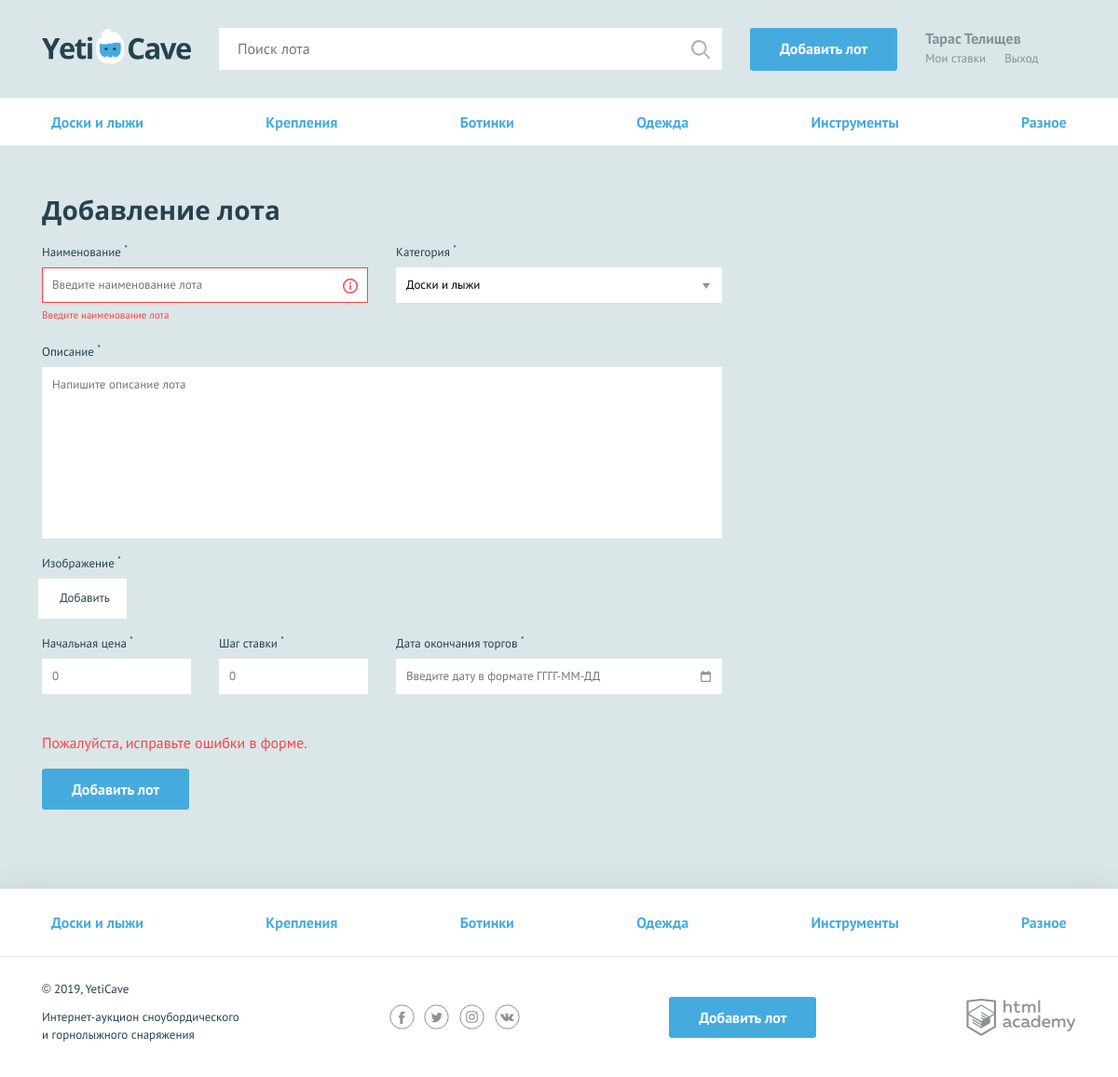
The page /add.php (signed in) on the database its author committed.
### tables this page shows
CREATE TABLE categories (
     id    INT AUTO_INCREMENT PRIMARY KEY,
     categor_name  VARCHAR(128) NOT NULL,
     categor_code  VARCHAR(128) NOT NULL
 );

### helpers.php (called while the page is built, shortened)
<?php
function include_template($name, array $data = []) {
    $name = 'templates/' . $name;
    extract($data);
    require $name;
    $result = ob_get_clean();
    return $result;
}

### dataBaseQueries.php (called while the page is built, shortened)
<?php
require_once('init.php');
$categorQuery = 'SELECT `id`, `categor_name`, `categor_code` FROM categories ';
$result = mysqli_query($connect, $categorQuery);
if ($result) {
    $categories = mysqli_fetch_all($result, MYSQLI_ASSOC);
} else {
    printf("Ошибка: %s\n", mysqli_error($connect));
}
?>

### init.php (called while the page is built, shortened)
<?php
$user_name = $_SESSION['user']['user_name'] ?? '';
?>

### templates/addLot.php (the view, shortened to what this page needs)
<main>
    <?= $nav_menu; ?>
    <form class="form form--add-lot container <?=isset($errors) ? "form--invalid" : ""; ?>" action="../add.php" method="post" enctype="multipart/form-data">
    <h2>Добавление лота</h2>
    <div class="form__container-two">
      <div class="form__item form__item--invalid">
        <label for="lot-name">Наименование <sup>*</sup></label>
        <input id="lot-name" type="text" name="lot-name" placeholder="Введите наименование лота">
        <span class="form__error">Введите наименование лота</span>
      </div>
      <div class="form__item <?=isset($errors['category']) ? "form__item--invalid" : ""; ?>">
        <label for="category">Категория <sup>*</sup></label>
        <select id="category" name="category">
          <?php foreach ($categories as $category):?>
          <option value="<?=htmlspecialchars($category['id']); ?>"><?=htmlspecialchars($category['categor_name']);?></option>
          <?php endforeach; ?>
        </select>
      </div>
    </div>
    <div class="form__item form__item--wide <?=isset($errors['message']) ? "form__item--invalid" : ""; ?>">
      <label for="message">Описание <sup>*</sup></label>
      <textarea id="message" name="message" placeholder="Напишите описание лота" value=<?=$_POST['message'] ?? ''?>></textarea>
    </div>
    <div class="form__item form__item--file <?=isset($errors['jpg_img']) ? "form__item--invalid" : ""; ?>">
      <label>Изображение <sup>*</sup></label>
      <div class="form__input-file">
        <label for="lot-img">
          Добавить
        </label>
      </div>
    </div>
    <div class="form__container-three">
      <div class="form__item form__item--small <?=isset($errors['lot-rate']) ? "form__item--invalid" : ""; ?>">
        <label for="lot-rate">Начальная цена <sup>*</sup></label>
        <input id="lot-rate" type="text" name="lot-rate" placeholder="0" value=<?=$_POST['lot-rate'] ?? ''?>>
      </div>
      <div class="form__item form__item--small <?=isset($errors['lot-step']) ? "form__item--invalid" : ""; ?>">
        <label for="lot-step">Шаг ставки <sup>*</sup></label>
        <input id="lot-step" type="text" name="lot-step" placeholder="0" value=<?=$_POST['lot-step'] ?? ''?>>
      </div>
      <div class="form__item <?=isset($errors['lot-date']) ? "form__item--invalid" : ""; ?>">
        <label for="lot-date">Дата окончания торгов <sup>*</sup></label>
        <input class="form__input-date" id="lot-date" type="text" name="lot-date" placeholder="Введите дату в формате ГГГГ-ММ-ДД" value="<?= $data['lot-date']['value']; ?>">
      </div>
    </div>
    <?php if (isset($errors)): ?>
    <span class="form__error form__error--bottom">Пожалуйста, исправьте ошибки в форме.</span>
    <?php endif; ?>
    <button type="submit" class="button">Добавить лот</button>
  </form>
</main>

### templates/navMenu.php
<nav class="nav">
    <ul class="nav__list container">
        <?php foreach ($categories as $category): ?>
            <li class="nav__item">
                <a href="index.php?id=<?= htmlspecialchars($category['id']); ?>"><?= htmlspecialchars($category['categor_name']); ?></a>
            </li>
        <?php endforeach; ?>
    </ul>
</nav>

### templates/layout.php (shortened to what this page needs)
<!DOCTYPE html>
<html lang="ru">
<head>
    <link href="../css/normalize.min.css" rel="stylesheet">
    <link href="../css/style.css" rel="stylesheet">
    <link href="../css/flatpickr.min.css" rel="stylesheet">
</head>
<body>
<div class="page-wrapper">
    <header class="main-header">
        <div class="main-header__container container">
            <a class="main-header__logo">
                <img src="../img/logo.svg" width="160" height="39" alt="Логотип компании YetiCave">
            </a>
            <form class="main-header__search" method="get" action="search.php" autocomplete="off">
                <input type="search" name="search" placeholder="Поиск лота" value="<?= $_GET['search'] ?? '' ?>">
                <input class="main-header__search-btn" type="submit" name="find" value="Найти">
            </form>
            <a class="main-header__add-lot button" href="add.php">Добавить лот</a>
            <nav class="user-menu">
                <?php if (isset($_SESSION['user'])): ?>
                    <div class="user-menu__logged">
                        <p><?= $user_name; ?></p>
                        <a class="user-menu__bets" href="myBets.php">Мои ставки</a>
                        <a class="user-menu__logout" href="logout.php">Выход</a>
                    </div>
                <?php endif; ?>
            </nav>
        </div>
    </header>
    <?= $main_content ?>
</div>
<footer class="main-footer">
    <nav class="nav">
        <ul class="nav__list container">
            <?php foreach ($categories as $value): ?>
                <li class="nav__item">
                    <a href="index.php?id=<?= htmlspecialchars($value['id']); ?>"><?= htmlspecialchars($value['categor_name']); ?></a>
                </li>
            <?php endforeach; ?>
        </ul>
    </nav>
    <div class="main-footer__bottom container">
        <div class="main-footer__copyright">
            <p>© 2019, YetiCave</p>
            <p>Интернет-аукцион сноубордического и горнолыжного снаряжения</p>
        </div>
        <div class="main-footer__social social">
            <a class="social__link social__link--facebook" href="#">
            </a>
            <a class="social__link social__link--twitter" href="#">
            </a>
            <a class="social__link social__link--instagram" href="#">
            </a>
            <a class="social__link social__link--vkontakte" href="#">
            </a>
        </div>
        <a class="main-footer__add-lot button" href="add-lot.html">Добавить лот</a>
        <div class="main-footer__developed-by">
            <a class="logo-academy" href="https://htmlacademy.ru/intensive/php">
            </a>
        </div>
    </div>
</footer>
</body>
</html>

### rows shown on the page
categories: categor_name "Доски и лыжи"
categories: categor_name "Крепления"
categories: categor_name "Ботинки"
categories: categor_name "Одежда"
categories: categor_name "Инструменты"
categories: categor_name "Разное"

### other values the page prints
$user_name "Тарас Телищев"
form field category "Доски и лыжи"
